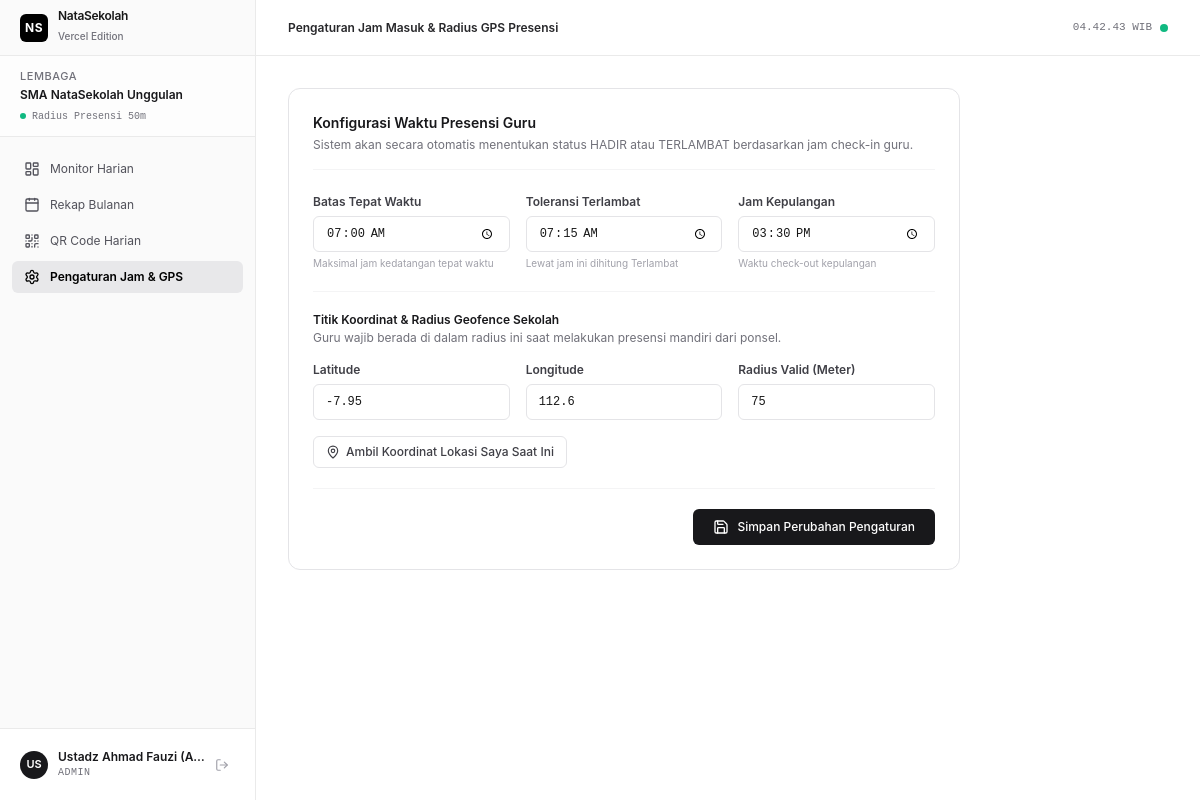
Page /admin/settings (signed in) on the committed database.
### tables this page shows
CREATE TABLE institutions (
            id TEXT PRIMARY KEY,
            name TEXT NOT NULL,
            code TEXT UNIQUE NOT NULL,
            latitude REAL DEFAULT -7.9666,
            longitude REAL DEFAULT 112.6326,
            radius_meters INTEGER DEFAULT 50,
            qr_daily_token TEXT,
            created_at TIMESTAMP DEFAULT CURRENT_TIMESTAMP
        , work_start_time TEXT DEFAULT "07:15", late_cutoff_time TEXT DEFAULT "07:30", work_end_time TEXT DEFAULT "15:00");

CREATE TABLE users (
            id TEXT PRIMARY KEY,
            institution_id TEXT NOT NULL,
            username TEXT UNIQUE NOT NULL,
            password_hash TEXT NOT NULL,
            full_name TEXT NOT NULL,
            role TEXT NOT NULL CHECK(role IN ('ADMIN', 'TEACHER', 'STAFF')),
            nip TEXT,
            phone TEXT,
            is_active INTEGER DEFAULT 1,
            created_at TIMESTAMP DEFAULT CURRENT_TIMESTAMP,
            FOREIGN KEY (institution_id) REFERENCES institutions(id) ON DELETE CASCADE
        );

### server.py (the view)
@app.get("/admin/settings", response_class=HTMLResponse)
async def admin_settings_page(request: Request, success: Optional[int] = 0):
    user = get_current_user(request)
    if not user or user["role"] != "ADMIN":
        return RedirectResponse(url="/login")
    conn = get_db()
    cur = conn.cursor()
    cur.execute("SELECT * FROM institutions WHERE id = ?", (user["institution_id"],))
    inst = dict(cur.fetchone())
    conn.close()
    return templates.TemplateResponse(
        request=request,
        name="admin_settings.html",
        context={
            "user": user,
            "active_menu": "settings",
            "inst": inst,
            "success": bool(success)
        }
    )

### templates/admin_settings.html (shortened to what this page needs)
{% extends "base.html" %}
{% block header_title %}Pengaturan Jam Masuk & Radius GPS Presensi{% endblock %}
{% block content %}
<div class="max-w-2xl space-y-6">
  <div class="rounded-xl border border-zinc-200 bg-white p-6 shadow-2xs space-y-6">
    <div class="border-b border-zinc-100 pb-4">
      <h3 class="text-sm font-semibold text-zinc-900">Konfigurasi Waktu Presensi Guru</h3>
      <p class="text-xs text-zinc-500 mt-1">Sistem akan secara otomatis menentukan status HADIR atau TERLAMBAT berdasarkan jam check-in guru.</p>
    </div>
    <form method="POST" action="/admin/settings" class="space-y-5">
      <div class="grid grid-cols-1 sm:grid-cols-3 gap-4">
        <div>
          <label class="block text-xs font-semibold text-zinc-700 mb-1.5">Batas Tepat Waktu</label>
          <input type="time" name="work_start_time" value="{{ inst.work_start_time or '07:15' }}" required
                 class="w-full h-9 px-3 rounded-md border border-zinc-200 text-xs font-mono font-medium focus:ring-1 focus:ring-black">
          <span class="text-[10px] text-zinc-400 mt-1 block">Maksimal jam kedatangan tepat waktu</span>
        </div>
        <div>
          <label class="block text-xs font-semibold text-zinc-700 mb-1.5">Toleransi Terlambat</label>
          <input type="time" name="late_cutoff_time" value="{{ inst.late_cutoff_time or '07:30' }}" required
                 class="w-full h-9 px-3 rounded-md border border-zinc-200 text-xs font-mono font-medium focus:ring-1 focus:ring-black">
          <span class="text-[10px] text-zinc-400 mt-1 block">Lewat jam ini dihitung Terlambat</span>
        </div>
        <div>
          <label class="block text-xs font-semibold text-zinc-700 mb-1.5">Jam Kepulangan</label>
          <input type="time" name="work_end_time" value="{{ inst.work_end_time or '15:00' }}" required
                 class="w-full h-9 px-3 rounded-md border border-zinc-200 text-xs font-mono font-medium focus:ring-1 focus:ring-black">
          <span class="text-[10px] text-zinc-400 mt-1 block">Waktu check-out kepulangan</span>
        </div>
      </div>
      <div class="border-t border-zinc-100 pt-5 space-y-4">
        <div>
          <h4 class="text-xs font-semibold text-zinc-900">Titik Koordinat & Radius Geofence Sekolah</h4>
          <p class="text-xs text-zinc-500 mt-0.5">Guru wajib berada di dalam radius ini saat melakukan presensi mandiri dari ponsel.</p>
        </div>
        <div class="grid grid-cols-1 sm:grid-cols-3 gap-4">
          <div>
            <label class="block text-xs font-semibold text-zinc-700 mb-1.5">Latitude</label>
            <input type="number" step="any" name="latitude" id="input-lat" value="{{ inst.latitude }}" required
                   class="w-full h-9 px-3 rounded-md border border-zinc-200 text-xs font-mono font-medium focus:ring-1 focus:ring-black">
          </div>
          <div>
            <label class="block text-xs font-semibold text-zinc-700 mb-1.5">Longitude</label>
            <input type="number" step="any" name="longitude" id="input-lng" value="{{ inst.longitude }}" required
                   class="w-full h-9 px-3 rounded-md border border-zinc-200 text-xs font-mono font-medium focus:ring-1 focus:ring-black">
          </div>
          <div>
            <label class="block text-xs font-semibold text-zinc-700 mb-1.5">Radius Valid (Meter)</label>
            <input type="number" name="radius_meters" value="{{ inst.radius_meters or 50 }}" min="10" max="1000" required
                   class="w-full h-9 px-3 rounded-md border border-zinc-200 text-xs font-mono font-medium focus:ring-1 focus:ring-black">
          </div>
        </div>
        <button type="button" onclick="getCurrentLocation()" class="h-8 px-3 rounded-md border border-zinc-200 hover:bg-zinc-100 text-zinc-700 text-xs font-medium transition-colors inline-flex items-center gap-1.5">
          <i data-lucide="map-pin" class="w-3.5 h-3.5"></i>
          <span>Ambil Koordinat Lokasi Saya Saat Ini</span>
        </button>
      </div>
      <div class="border-t border-zinc-100 pt-5 flex justify-end">
        <button type="submit" class="h-9 px-5 rounded-md bg-zinc-900 hover:bg-zinc-800 text-white text-xs font-medium transition-colors flex items-center gap-2 shadow-2xs">
          <i data-lucide="save" class="w-4 h-4"></i>
          <span>Simpan Perubahan Pengaturan</span>
        </button>
      </div>
    </form>
  </div>
</div>
{% endblock %}

### templates/base.html (shortened to what this page needs)
<!DOCTYPE html>
<html lang="id" class="h-full bg-[#ffffff] text-[#171717]">
<head>
  <script src="https://cdn.tailwindcss.com"></script>
</head>
<body class="h-full flex antialiased selection:bg-zinc-900 selection:text-white">
  <aside id="main-sidebar" class="fixed inset-y-0 left-0 z-50 w-64 bg-[#fafafa] border-r border-[#eaeaea] flex flex-col transition-transform duration-200 ease-in-out -translate-x-full md:translate-x-0">
    <div class="h-14 px-5 border-b border-[#eaeaea] flex items-center justify-between">
      <div class="flex items-center gap-2.5">
        <div class="w-7 h-7 rounded-md bg-black text-white flex items-center justify-center font-bold text-xs tracking-wider shadow-2xs">
          NS
        </div>
        <div>
          <h1 class="text-xs font-semibold tracking-tight text-[#171717] leading-none">NataSekolah</h1>
          <span class="text-[10px] text-[#71717a] font-medium leading-tight">Vercel Edition</span>
        </div>
      </div>
    </div>
    <div class="px-5 py-3 border-b border-[#eaeaea] bg-white/60">
      <div class="text-[11px] font-medium text-zinc-500 uppercase tracking-wider">Lembaga</div>
      <div class="text-xs font-semibold text-zinc-900 truncate mt-0.5">{{ user.institution_name }}</div>
      <div class="flex items-center gap-1.5 mt-1.5">
        <span class="w-1.5 h-1.5 rounded-full bg-emerald-500 animate-pulse"></span>
        <span class="text-[10px] text-zinc-500 font-mono">Radius Presensi 50m</span>
      </div>
    </div>
    <nav class="flex-1 px-3 py-4 space-y-1 overflow-y-auto">
      {% if user.role == 'ADMIN' %}
      <a href="/admin/recap" class="flex items-center gap-2.5 px-3 py-2 text-xs rounded-md transition-colors {% if active_menu == 'recap' %}bg-zinc-200/80 text-black font-semibold shadow-2xs{% else %}text-zinc-600 hover:text-black hover:bg-zinc-100{% endif %}">
        <i data-lucide="layout-dashboard" class="w-4 h-4"></i>
        <span>Monitor Harian</span>
      </a>
      <a href="/admin/monthly" class="flex items-center gap-2.5 px-3 py-2 text-xs rounded-md transition-colors {% if active_menu == 'monthly' %}bg-zinc-200/80 text-black font-semibold shadow-2xs{% else %}text-zinc-600 hover:text-black hover:bg-zinc-100{% endif %}">
        <i data-lucide="calendar" class="w-4 h-4"></i>
        <span>Rekap Bulanan</span>
      </a>
      <a href="/admin/qr" class="flex items-center gap-2.5 px-3 py-2 text-xs rounded-md transition-colors {% if active_menu == 'qr' %}bg-zinc-200/80 text-black font-semibold shadow-2xs{% else %}text-zinc-600 hover:text-black hover:bg-zinc-100{% endif %}">
        <i data-lucide="qr-code" class="w-4 h-4"></i>
        <span>QR Code Harian</span>
      </a>
      <a href="/admin/settings" class="flex items-center gap-2.5 px-3 py-2 text-xs rounded-md transition-colors {% if active_menu == 'settings' %}bg-zinc-200/80 text-black font-semibold shadow-2xs{% else %}text-zinc-600 hover:text-black hover:bg-zinc-100{% endif %}">
        <i data-lucide="settings" class="w-4 h-4"></i>
        <span>Pengaturan Jam & GPS</span>
      </a>
      {% endif %}
    </nav>
    <div class="p-3 border-t border-[#eaeaea] bg-white">
      <div class="flex items-center justify-between p-2 rounded-md hover:bg-zinc-50 transition-colors">
        <div class="flex items-center gap-2.5 min-w-0">
          <div class="w-7 h-7 rounded-full bg-zinc-900 text-white flex items-center justify-center text-[11px] font-semibold flex-shrink-0">
            {{ user.full_name[:2].upper() }}
          </div>
          <div class="min-w-0">
            <div class="text-xs font-semibold text-zinc-900 truncate">{{ user.full_name }}</div>
            <div class="text-[10px] text-zinc-500 font-mono uppercase tracking-wider">{{ user.role }}</div>
          </div>
        </div>
        <a href="/logout" title="Keluar" class="p-1.5 text-zinc-400 hover:text-rose-600 hover:bg-rose-50 rounded-md transition-colors">
          <i data-lucide="log-out" class="w-3.5 h-3.5"></i>
        </a>
      </div>
    </div>
  </aside>
  <div class="flex-1 flex flex-col md:pl-64 min-w-0">
    <header class="h-14 border-b border-[#eaeaea] px-4 md:px-8 flex items-center justify-between bg-white/80 backdrop-blur-md sticky top-0 z-30">
      <div class="flex items-center gap-3">
        <span class="text-xs font-semibold text-zinc-800">{% block header_title %}Presensi Guru{% endblock %}</span>
      </div>
      <div class="flex items-center gap-2">
        <span class="text-[11px] font-mono text-zinc-500 tabular" id="realtime-clock">--:--:-- WIB</span>
        <span class="inline-block w-2 h-2 rounded-full bg-emerald-500"></span>
      </div>
    </header>
    <main class="flex-1 p-4 md:p-8 max-w-6xl w-full mx-auto">
      {% block content %}{% endblock %}
    </main>
  </div>
</body>
</html>

### templates/base.html (style rules this page uses)
.tabular { font-variant-numeric: tabular-nums; }

### rows in the picture
institutions: institution_name "SMA NataSekolah Unggulan", work_start_time "07:00", late_cutoff_time "07:15", work_end_time "15:30", latitude "-7.95", longitude "112.6", radius_meters "75"
users: full_name "US", full_name "Ustadz Ahmad Fauzi (A…", role "ADMIN"
